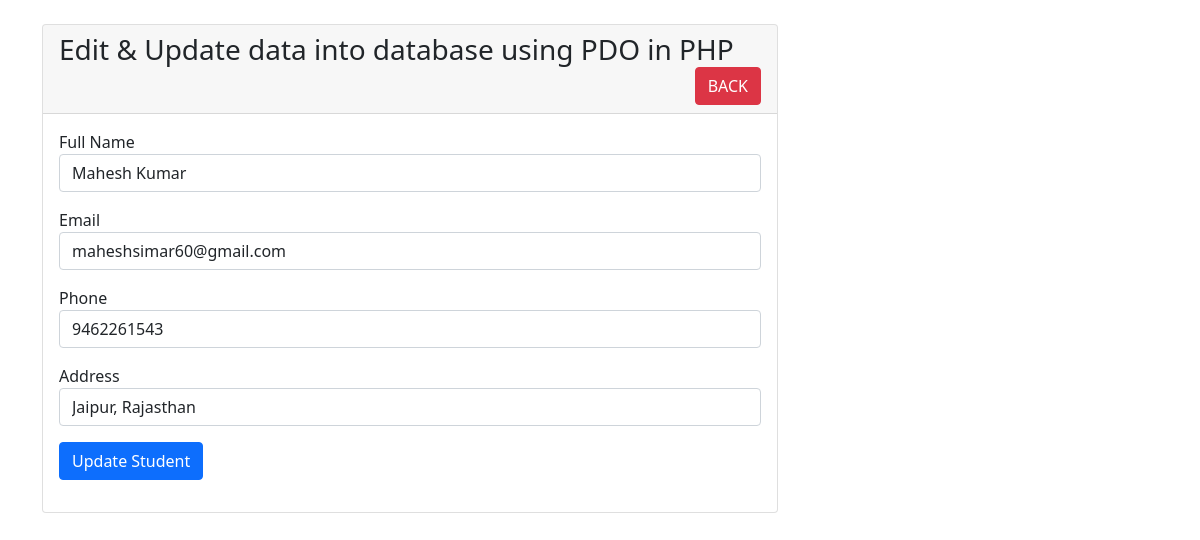
The page /student-edit.php?id=7 on the database its author committed.
### tables this page shows
CREATE TABLE `students` (
  `id` int(11) NOT NULL,
  `fullname` varchar(191) NOT NULL,
  `email` varchar(191) NOT NULL,
  `phone` varchar(191) NOT NULL,
  `address` varchar(191) NOT NULL
);

### student-edit.php (the view, shortened to what this page needs)
<?php
include('dbcon.php');
?>
<!doctype html>
<html lang="en">
<head>
    <link href="https://cdn.jsdelivr.net/npm/bootstrap@5.1.3/dist/css/bootstrap.min.css" rel="stylesheet" >
</head>
<body>
    <div class="container">
        <div class="row">
            <div class="col-md-8 mt-4">
                <div class="card">
                    <div class="card-header">
                        <h3>Edit & Update data into database using PDO in PHP
                            <a href="index.php" class="btn btn-danger float-end">BACK</a>
                        </h3>
                    </div>
                    <div class="card-body">
                        <?php
                        if(isset($_GET['id']))
                        {
                            $student_id = $_GET['id'];
                            $query = "SELECT * FROM students WHERE id=:stud_id LIMIT 1";
                            $statement = $conn->prepare($query);
                            $data = [':stud_id' => $student_id];
                            $statement->execute($data);
                            $result = $statement->fetch(PDO::FETCH_OBJ);
                        }
                        ?>
                        <form action="student_edit_save.php" method="POST">
                            <div class="mb-3">
                                <label>Full Name</label>
                                <input type="text" name="fullname" value="<?= $result->fullname; ?>" class="form-control" />
                            </div>
                            <div class="mb-3">
                                <label>Email</label>
                                <input type="text" name="email" value="<?= $result->email; ?>" class="form-control" />
                            </div>
                            <div class="mb-3">
                                <label>Phone</label>
                                <input type="text" name="phone" value="<?= $result->phone; ?>" class="form-control" />
                            </div>
                            <div class="mb-3">
                                <label>Address</label>
                                <input type="text" name="address" value="<?= $result->address; ?>" class="form-control" />
                            </div>
                            <div class="mb-3">
                                <button type="submit" name="update_student_btn" class="btn btn-primary">Update Student</button>
                            </div>
                        </form>
                    </div>
                </div>
            </div>
        </div>
    </div>
  </body>
</html>

### rows shown on the page
students: fullname "Mahesh Kumar", email "maheshsimar60@gmail.com", phone "9462261543", address "Jaipur, Rajasthan"
